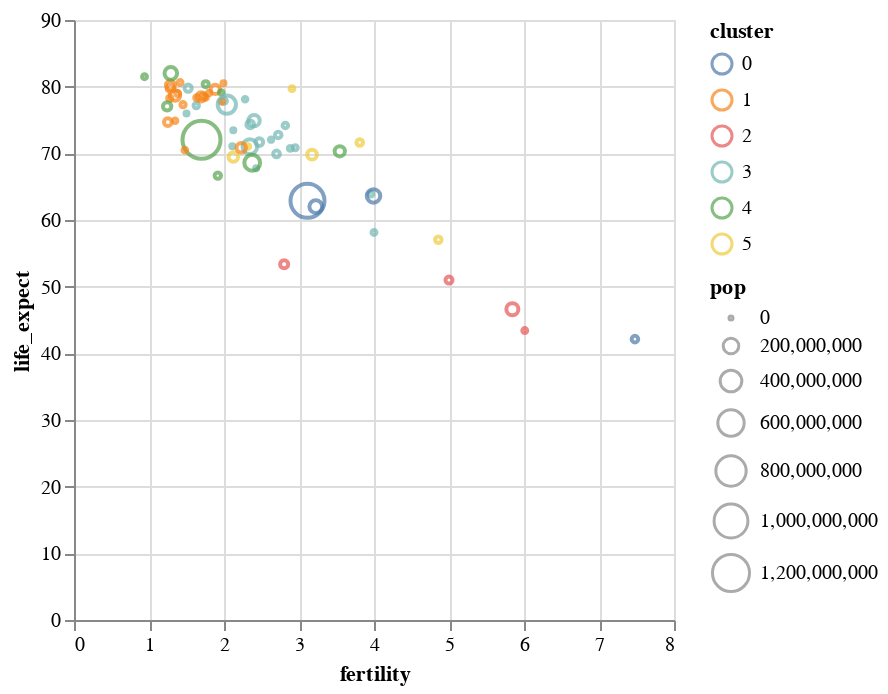

This figure's notebook cell:
### Markdown cell above
## **Extra Customizations**

For most of these, we'll start with the same base chart.

### Code cell
alt.Chart(data_2000).mark_point(tooltip=True).encode(
    x = 'fertility:Q',
    y = 'life_expect:Q',
    color = 'cluster:N',
    size = 'pop:Q'
)

### Figure 1 — Vega-Lite specification as saved in the notebook (floating-point values rounded to 4 significant figures)
{"config": {"view": {"continuousWidth": 300, "continuousHeight": 300}}, "data": {"name": "data-5bbc1a2d42e71c72ac9cf13ffaf6d268"}, "mark": {"type": "point", "tooltip": true}, "encoding": {"color": {"field": "cluster", "type": "nominal"}, "size": {"field": "pop", "type": "quantitative"}, "x": {"field": "fertility", "type": "quantitative"}, "y": {"field": "life_expect", "type": "quantitative"}}, "$schema": "https://vega.github.io/schema/vega-lite/v5.20.1.json", "datasets": {"data-5bbc1a2d42e71c72ac9cf13ffaf6d268": [{"year": 2000, "country": "Afghanistan", "cluster": 0, "pop": 23898198, "life_expect": 42.13, "fertility": 7.479}, {"year": 2000, "country": "Argentina", "cluster": 3, "pop": 37497728, "life_expect": 74.34, "fertility": 2.35}, {"year": 2000, "country": "Aruba", "cluster": 3, "pop": 69539, "life_expect": 73.45, "fertility": 2.124}, {"year": 2000, "country": "Australia", "cluster": 4, "pop": 19164620, "life_expect": 80.37, "fertility": 1.756}, {"year": 2000, "country": "Austria", "cluster": 1, "pop": 8113413, "life_expect": 78.98, "fertility": 1.382}, {"year": 2000, "country": "Bahamas", "cluster": 3, "pop": 290075, "life_expect": 71.07, "fertility": 2.111}, {"year": 2000, "country": "Bangladesh", "cluster": 0, "pop": 130406594, "life_expect": 62.01, "fertility": 3.224}, {"year": 2000, "country": "Barbados", "cluster": 3, "pop": 273483, "life_expect": 75.97, "fertility": 1.5}, {"year": 2000, "country": "Belgium", "cluster": 1, "pop": 10263618, "life_expect": 78.32, "fertility": 1.638}, {"year": 2000, "country": "Bolivia", "cluster": 3, "pop": 8152620, "life_expect": 63.88, "fertility": 3.958}, {"year": 2000, "country": "Brazil", "cluster": 3, "pop": 175552771, "life_expect": 71.01, "fertility": 2.345}, {"year": 2000, "country": "Canada", "cluster": 3, "pop": 31278097, "life_expect": 79.77, "fertility": 1.522}, {"year": 2000, "country": "Chile", "cluster": 3, "pop": 15153450, "life_expect": 77.86, "fertility": 2.0}, {"year": 2000, "country": "China", "cluster": 4, "pop": 1262645000, "life_expect": 72.03, "fertility": 1.7}, {"year": 2000, "country": "Colombia", "cluster": 3, "pop": 39685655, "life_expect": 71.68, "fertility": 2.47}, {"year": 2000, "country": "Costa Rica", "cluster": 3, "pop": 3710558, "life_expect": 78.12, "fertility": 2.281}, {"year": 2000, "country": "Croatia", "cluster": 1, "pop": 4410830, "life_expect": 74.88, "fertility": 1.348}, {"year": 2000, "country": "Cuba", "cluster": 3, "pop": 11134273, "life_expect": 77.16, "fertility": 1.63}, {"year": 2000, "country": "Dominican Republic", "cluster": 3, "pop": 8385828, "life_expect": 70.85, "fertility": 2.95}, {"year": 2000, "country": "Ecuador", "cluster": 3, "pop": 12505204, "life_expect": 74.17, "fertility": 2.817}, {"year": 2000, "country": "Egypt", "cluster": 5, "pop": 70492342, "life_expect": 69.81, "fertility": 3.174}, {"year": 2000, "country": "El Salvador", "cluster": 3, "pop": 6122515, "life_expect": 70.73, "fertility": 2.883}, {"year": 2000, "country": "Finland", "cluster": 1, "pop": 5168595, "life_expect": 78.37, "fertility": 1.754}, {"year": 2000, "country": "France", "cluster": 1, "pop": 59381628, "life_expect": 79.59, "fertility": 1.883}, {"year": 2000, "country": "Georgia", "cluster": 1, "pop": 4777209, "life_expect": 70.48, "fertility": 1.478}, {"year": 2000, "country": "Germany", "cluster": 1, "pop": 82187909, "life_expect": 78.67, "fertility": 1.346}, {"year": 2000, "country": "Greece", "cluster": 1, "pop": 10559110, "life_expect": 78.26, "fertility": 1.277}, {"year": 2000, "country": "Grenada", "cluster": 3, "pop": 89312, "life_expect": 67.75, "fertility": 2.429}, {"year": 2000, "country": "Haiti", "cluster": 3, "pop": 7306302, "life_expect": 58.14, "fertility": 4.0}, {"year": 2000, "country": "Hong Kong", "cluster": 4, "pop": 6658720, "life_expect": 81.5, "fertility": 0.94}, {"year": 2000, "country": "Iceland", "cluster": 1, "pop": 281043, "life_expect": 80.5, "fertility": 1.993}, {"year": 2000, "country": "India", "cluster": 0, "pop": 1007702000, "life_expect": 62.88, "fertility": 3.113}, {"year": 2000, "country": "Indonesia", "cluster": 4, "pop": 206265000, "life_expect": 68.59, "fertility": 2.376}, {"year": 2000, "country": "Iran", "cluster": 5, "pop": 65660289, "life_expect": 69.45, "fertility": 2.124}, {"year": 2000, "country": "Iraq", "cluster": 5, "pop": 22675617, "life_expect": 57.05, "fertility": 4.858}, {"year": 2000, "country": "Ireland", "cluster": 1, "pop": 3791690, "life_expect": 77.78, "fertility": 1.969}, {"year": 2000, "country": "Israel", "cluster": 5, "pop": 5842454, "life_expect": 79.7, "fertility": 2.906}, {"year": 2000, "country": "Italy", "cluster": 1, "pop": 57719337, "life_expect": 80.24, "fertility": 1.286}, {"year": 2000, "country": "Jamaica", "cluster": 3, "pop": 2615467, "life_expect": 72.05, "fertility": 2.628}, {"year": 2000, "country": "Japan", "cluster": 4, "pop": 126699784, "life_expect": 82.0, "fertility": 1.291}, {"year": 2000, "country": "Kenya", "cluster": 2, "pop": 29985839, "life_expect": 50.99, "fertility": 5.0}, {"year": 2000, "country": "South Korea", "cluster": 4, "pop": 21647682, "life_expect": 66.66, "fertility": 1.917}, {"year": 2000, "country": "North Korea", "cluster": 4, "pop": 47351083, "life_expect": 77.05, "fertility": 1.242}, {"year": 2000, "country": "Lebanon", "cluster": 5, "pop": 3578036, "life_expect": 71.03, "fertility": 2.319}, {"year": 2000, "country": "Mexico", "cluster": 3, "pop": 99926620, "life_expect": 74.9, "fertility": 2.401}, {"year": 2000, "country": "Netherlands", "cluster": 1, "pop": 15907853, "life_expect": 78.53, "fertility": 1.726}, {"year": 2000, "country": "New Zealand", "cluster": 4, "pop": 3819762, "life_expect": 79.11, "fertility": 1.964}, {"year": 2000, "country": "Nigeria", "cluster": 2, "pop": 114306700, "life_expect": 46.61, "fertility": 5.845}, {"year": 2000, "country": "Norway", "cluster": 1, "pop": 4492400, "life_expect": 79.05, "fertility": 1.801}, {"year": 2000, "country": "Pakistan", "cluster": 0, "pop": 146342958, "life_expect": 63.61, "fertility": 3.994}, {"year": 2000, "country": "Peru", "cluster": 3, "pop": 25979722, "life_expect": 69.91, "fertility": 2.7}, {"year": 2000, "country": "Philippines", "cluster": 4, "pop": 79739825, "life_expect": 70.3, "fertility": 3.544}, {"year": 2000, "country": "Poland", "cluster": 1, "pop": 38654164, "life_expect": 74.67, "fertility": 1.251}, {"year": 2000, "country": "Portugal", "cluster": 1, "pop": 10335597, "life_expect": 77.29, "fertility": 1.454}, {"year": 2000, "country": "Rwanda", "cluster": 2, "pop": 7507056, "life_expect": 43.41, "fertility": 6.01}, {"year": 2000, "country": "Saudi Arabia", "cluster": 5, "pop": 23153090, "life_expect": 71.63, "fertility": 3.81}, {"year": 2000, "country": "South Africa", "cluster": 2, "pop": 44066197, "life_expect": 53.37, "fertility": 2.802}, {"year": 2000, "country": "Spain", "cluster": 1, "pop": 40016081, "life_expect": 79.78, "fertility": 1.287}, {"year": 2000, "country": "Switzerland", "cluster": 1, "pop": 7266920, "life_expect": 80.62, "fertility": 1.415}, {"year": 2000, "country": "Turkey", "cluster": 1, "pop": 65666677, "life_expect": 70.84, "fertility": 2.23}, {"year": 2000, "country": "United Kingdom", "cluster": 1, "pop": 59522468, "life_expect": 78.47, "fertility": 1.695}, {"year": 2000, "country": "United States", "cluster": 3, "pop": 282338631, "life_expect": 77.31, "fertility": 2.038}, {"year": 2000, "country": "Venezuela", "cluster": 3, "pop": 23542649, "life_expect": 72.77, "fertility": 2.723}]}}
